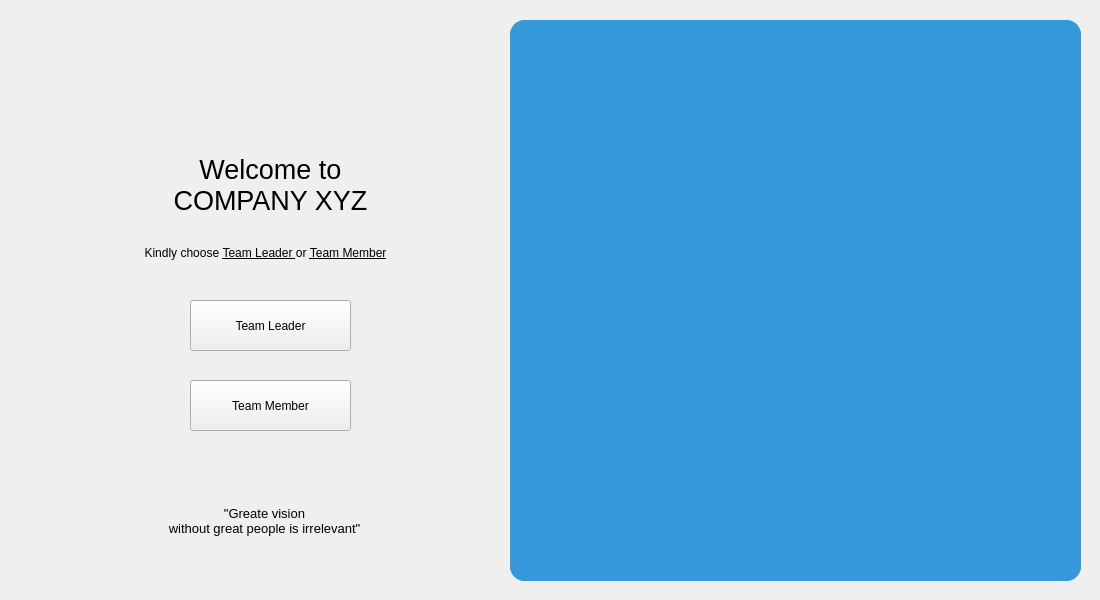
<?xml version="1.0" encoding="UTF-8"?>
<ui version="4.0">
 <class>welcomeFrame</class>
 <widget class="QFrame" name="welcomeFrame">
  <property name="geometry">
   <rect>
    <x>0</x>
    <y>0</y>
    <width>1100</width>
    <height>600</height>
   </rect>
  </property>
  <property name="windowTitle">
   <string>Company XYZ</string>
  </property>
  <widget class="QWidget" name="welcomeMainWidget" native="true">
   <property name="geometry">
    <rect>
     <x>0</x>
     <y>0</y>
     <width>1200</width>
     <height>600</height>
    </rect>
   </property>
   <property name="styleSheet">
    <string notr="true">QWidget#welcomeMainWidget{
background: qlineargradient(x1:0, y1:1, x2:0, y2:0, 
    stop:0 #add8e6, stop:1 #ffffff);
}</string>
   </property>
   <widget class="QWidget" name="leftWidget" native="true">
    <property name="geometry">
     <rect>
      <x>0</x>
      <y>0</y>
      <width>521</width>
      <height>600</height>
     </rect>
    </property>
    <widget class="QLabel" name="title">
     <property name="geometry">
      <rect>
       <x>20</x>
       <y>130</y>
       <width>501</width>
       <height>111</height>
      </rect>
     </property>
     <property name="styleSheet">
      <string notr="true">QLabel {
	font: 87 8pt &quot;Segoe UI Black&quot;;
color: black
}</string>
     </property>
     <property name="text">
      <string>&lt;html&gt;&lt;head/&gt;&lt;body&gt;&lt;p align=&quot;center&quot;&gt;&lt;span style=&quot; font-size:20pt;&quot;&gt;Welcome to &lt;br/&gt;COMPANY XYZ&lt;/span&gt;&lt;/p&gt;&lt;/body&gt;&lt;/html&gt;</string>
     </property>
    </widget>
    <widget class="QLabel" name="label_2">
     <property name="enabled">
      <bool>true</bool>
     </property>
     <property name="geometry">
      <rect>
       <x>10</x>
       <y>180</y>
       <width>511</width>
       <height>146</height>
      </rect>
     </property>
     <property name="minimumSize">
      <size>
       <width>0</width>
       <height>146</height>
      </size>
     </property>
     <property name="text">
      <string>&lt;html&gt;&lt;head/&gt;&lt;body&gt;&lt;p align=&quot;center&quot;&gt;&lt;span style=&quot; font-size:9pt;&quot;&gt;Kindly choose &lt;/span&gt;&lt;span style=&quot; font-size:9pt; text-decoration: underline;&quot;&gt;Team Leader &lt;/span&gt;&lt;span style=&quot; font-size:9pt;&quot;&gt;or &lt;/span&gt;&lt;span style=&quot; font-size:9pt; text-decoration: underline;&quot;&gt;Team Member&lt;/span&gt;&lt;/p&gt;&lt;/body&gt;&lt;/html&gt;</string>
     </property>
    </widget>
    <widget class="QLabel" name="label">
     <property name="geometry">
      <rect>
       <x>10</x>
       <y>441</y>
       <width>509</width>
       <height>161</height>
      </rect>
     </property>
     <property name="styleSheet">
      <string notr="true">font: 8pt &quot;Segoe Print&quot;;</string>
     </property>
     <property name="text">
      <string>&lt;html&gt;&lt;head/&gt;&lt;body&gt;&lt;p align=&quot;center&quot;&gt;&lt;span style=&quot; font-size:10pt;&quot;&gt;&amp;quot;Greate vision&lt;br/&gt;without great people is irrelevant&amp;quot;&lt;/span&gt;&lt;/p&gt;&lt;/body&gt;&lt;/html&gt;</string>
     </property>
    </widget>
    <widget class="QPushButton" name="TeamLeaderBTN">
     <property name="geometry">
      <rect>
       <x>190</x>
       <y>300</y>
       <width>161</width>
       <height>51</height>
      </rect>
     </property>
     <property name="styleSheet">
      <string notr="true">QPushButton#TeamLeaderBTN{
font: 10pt &quot;Arial&quot;;
}</string>
     </property>
     <property name="text">
      <string>Team Leader</string>
     </property>
    </widget>
    <widget class="QPushButton" name="TeamMemberBTN">
     <property name="geometry">
      <rect>
       <x>190</x>
       <y>380</y>
       <width>161</width>
       <height>51</height>
      </rect>
     </property>
     <property name="styleSheet">
      <string notr="true">QPushButton#TeamMemberBTN{
font: 10pt &quot;Arial&quot;;
}</string>
     </property>
     <property name="text">
      <string>Team Member</string>
     </property>
    </widget>
    <widget class="QLabel" name="label_3">
     <property name="geometry">
      <rect>
       <x>230</x>
       <y>60</y>
       <width>91</width>
       <height>101</height>
      </rect>
     </property>
     <property name="text">
      <string/>
     </property>
     <property name="pixmap">
      <pixmap>../../OneDrive/Desktop/copy.png</pixmap>
     </property>
     <property name="scaledContents">
      <bool>true</bool>
     </property>
    </widget>
   </widget>
   <widget class="QWidget" name="rightWidget" native="true">
    <property name="geometry">
     <rect>
      <x>510</x>
      <y>20</y>
      <width>571</width>
      <height>561</height>
     </rect>
    </property>
    <property name="styleSheet">
     <string notr="true">QWidget {
    background-color: #3498db;
    color: white;
    border-radius: 15px;
}
</string>
    </property>
    <widget class="QLabel" name="label_4">
     <property name="geometry">
      <rect>
       <x>0</x>
       <y>0</y>
       <width>571</width>
       <height>561</height>
      </rect>
     </property>
     <property name="text">
      <string/>
     </property>
     <property name="pixmap">
      <pixmap>../../OneDrive/Desktop/wow.jpg</pixmap>
     </property>
     <property name="scaledContents">
      <bool>true</bool>
     </property>
    </widget>
   </widget>
  </widget>
 </widget>
 <resources/>
 <connections/>
</ui>
